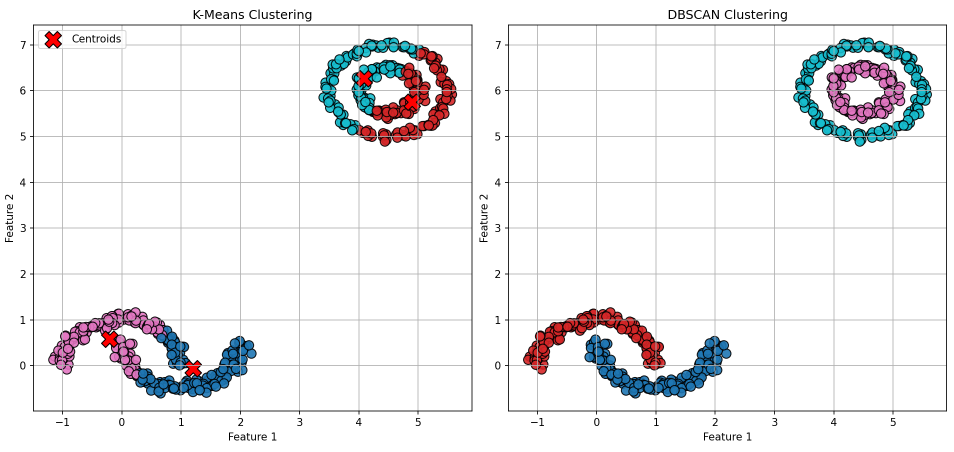
#> input picture task1.png, 1908 x 903 px, given in place of the camera (shown at 1/2 size)
$ python task5.py
#> lines starting #> are read from the running program, lines starting #| are printed output that depends on the picture; after the words box and inside, x2 and y2 are one past the last pixel; in counts of white or black regions, pixels touching at a corner belong together
import cv2
import numpy as np
from sklearn.cluster import KMeans

# Open webcam
cap = cv2.VideoCapture(0)  # 0 = default webcam

while True:
    ret, frame = cap.read()
#> frame is the input picture: shape (903, 1908, 3); mean B, G, R 239.8, 238.4, 238.6
    if not ret:
        break

    # Resize for performance
    resized = cv2.resize(frame, (320, 240))
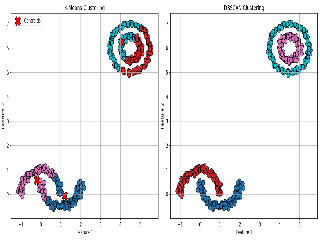
#> resized: shape (240, 320, 3); mean B, G, R 238.9, 237.5, 237.7

    # Blur to smooth image
    blurred = cv2.GaussianBlur(resized, (5, 5), 0)
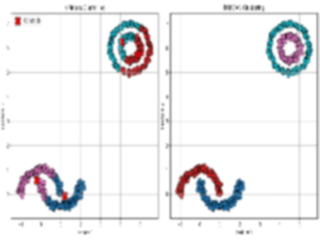
#> blurred: shape (240, 320, 3); mean B, G, R 238.9, 237.4, 237.7

    # Prepare data for clustering
    pixels = blurred.reshape((-1, 3))

    # Apply KMeans clustering
    kmeans = KMeans(n_clusters=4, random_state=42)
    labels = kmeans.fit_predict(pixels)
    clustered_pixels = kmeans.cluster_centers_[labels].astype(np.uint8)
    clustered_img = clustered_pixels.reshape((240, 320, 3))
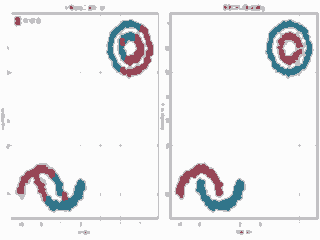
#> clustered_img: shape (240, 320, 3); mean of channels 0, 1, 2 238.5, 237, 237.3; drawn as B, G, R

    # Convert to grayscale and threshold
    gray = cv2.cvtColor(clustered_img, cv2.COLOR_BGR2GRAY)
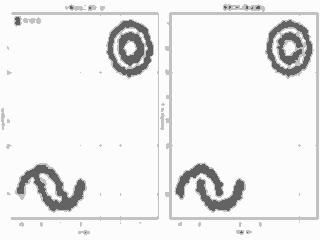
#> gray: shape (240, 320); min 96, max 252, mean 237.3
    _, binary = cv2.threshold(gray, 0, 255, cv2.THRESH_BINARY + cv2.THRESH_OTSU)
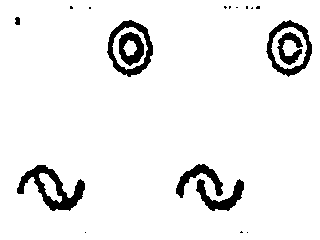
#> binary: shape (240, 320); 93.6% white; 19 black regions (11 under 20 px), largest, box (x1, y1, x2, y2) and area: (17, 165, 85, 211) 1152, (107, 20, 153, 77) 802, (266, 20, 312, 77) 761

    # Find contours
    contours, _ = cv2.findContours(binary, cv2.RETR_EXTERNAL, cv2.CHAIN_APPROX_SIMPLE)
#> contours = [[[0, 0], [0, 239], [319, 239], [319, 0]]]

    # Draw polygon boundaries on original resized image
    for contour in contours:
        if cv2.contourArea(contour) > 1000:
            approx = cv2.approxPolyDP(contour, 0.01 * cv2.arcLength(contour, True), True)
            cv2.drawContours(resized, [approx], -1, (0, 255, 0), 2)
#> this loop made 1 pass
#> approx on pass 1: [[0, 0], [0, 239], [319, 239], [319, 0]]
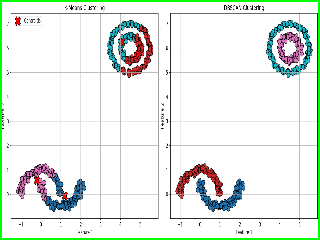
#> resized: shape (240, 320, 3); 2.9% of pixels changed, all inside (x1, y1, x2, y2) = (0, 0, 320, 240)

    # Show the result
    cv2.imshow("AR-style Segmentation", resized)

    # Press 'q' to exit
    if cv2.waitKey(1) & 0xFF == ord('q'):
#> (key q is pressed here)
        break

# Release camera and close windows
cap.release()
cv2.destroyAllWindows()

$ run again, on task2.png
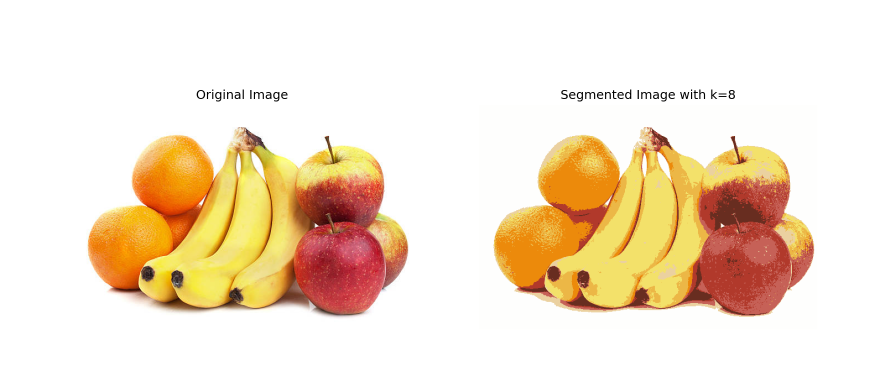
#> input picture task2.png, 1767 x 784 px, given in place of the camera (shown at 1/2 size)
#> frame is the input picture: shape (784, 1767, 3); mean B, G, R 207, 227.6, 244.4
#> `_, binary = cv2.threshold(gray, 0, 255, cv2.THRESH_BINARY + cv2.THRESH..`:
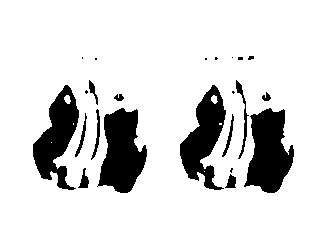
#> binary: shape (240, 320); 85.2% white; 23 black regions (10 under 20 px), largest, box (x1, y1, x2, y2) and area: (97, 108, 147, 193) 2766, (244, 108, 294, 193) 2762, (33, 85, 79, 190) 2406
#> contours = [[[0, 0], [0, 239], [319, 239], [319, 0]]]
#> the loop `for contour in contours:` made 1 pass
#> approx on pass 1: [[0, 0], [0, 239], [319, 239], [319, 0]]
#> after the loop `for contour in contours:`:
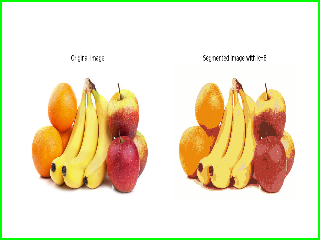
#> resized: shape (240, 320, 3); mean B, G, R 199.6, 227.7, 237

$ run again, on task3.png
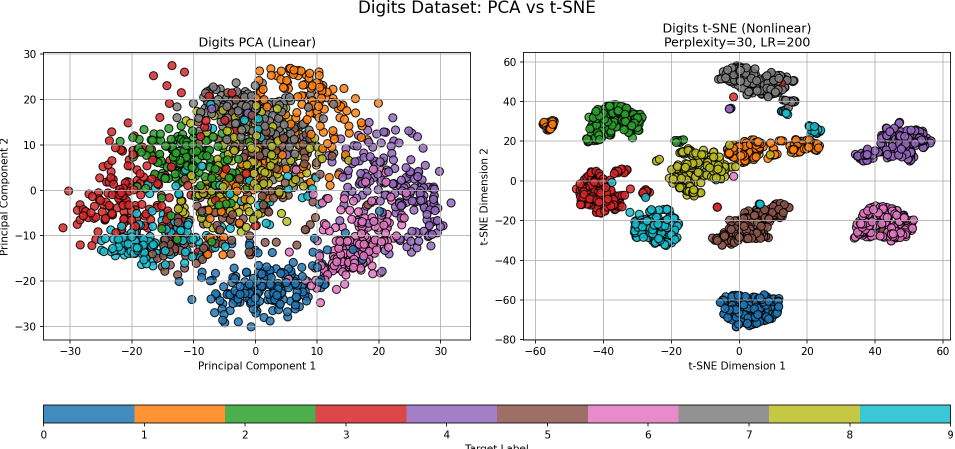
#> input picture task3.png, 1909 x 898 px, given in place of the camera (shown at 1/2 size)
#> frame is the input picture: shape (898, 1909, 3); mean B, G, R 214.5, 216.1, 218.2
#> `_, binary = cv2.threshold(gray, 0, 255, cv2.THRESH_BINARY + cv2.THRESH..`:
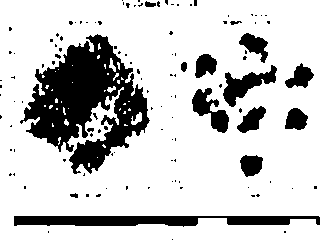
#> binary: shape (240, 320); 79% white; 117 black regions (102 under 20 px)
#> contours = 1 contour; box (x1, y1, x2, y2) and area: (0, 0, 320, 240) 73404
#> the loop `for contour in contours:` made 1 pass
#> after the loop `for contour in contours:`:
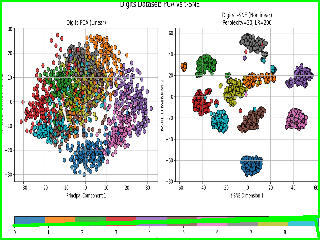
#> resized: shape (240, 320, 3); mean B, G, R 204.8, 218.1, 208

$ run again, on task4.png
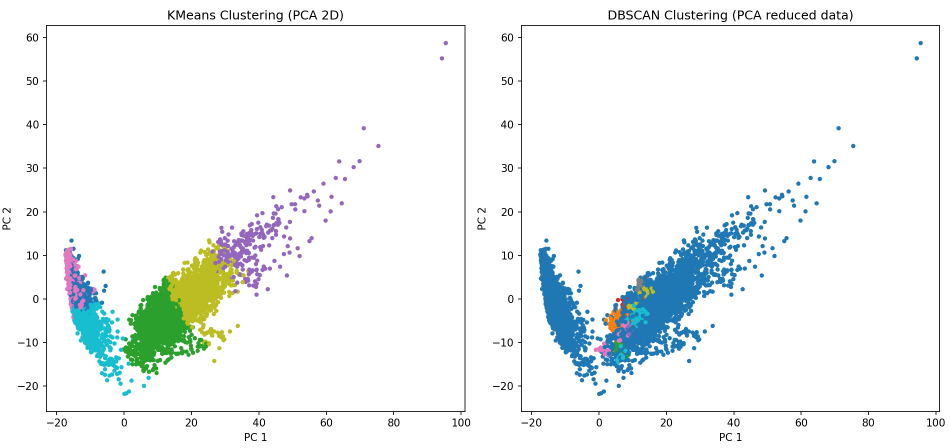
#> input picture task4.png, 1899 x 895 px, given in place of the camera (shown at 1/2 size)
#> frame is the input picture: shape (895, 1899, 3); mean B, G, R 244.9, 244.7, 240.6
#> `_, binary = cv2.threshold(gray, 0, 255, cv2.THRESH_BINARY + cv2.THRESH..`:
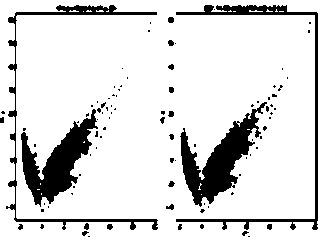
#> binary: shape (240, 320); 86% white; 94 black regions (74 under 20 px)
#> contours = 1 contour; box (x1, y1, x2, y2) and area: (0, 0, 320, 240) 76216
#> the loop `for contour in contours:` made 1 pass
#> approx on pass 1: [[0, 0], [0, 239], [319, 239], [319, 0]]
#> after the loop `for contour in contours:`:
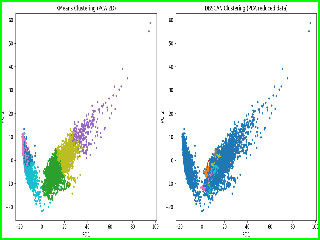
#> resized: shape (240, 320, 3); mean B, G, R 236.9, 244.2, 232.7
